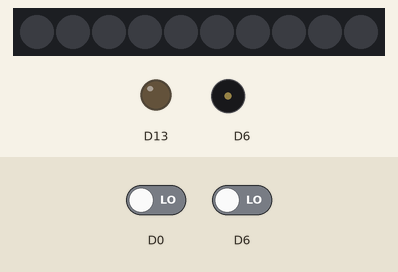
The sketch below on a simulated Adafruit Circuit Playground Express. On the bench: 10 RGB LEDs in strip order, left to right, output pins drawn as LEDs (lit = HIGH), buzzer (waves = sounding). The test bench sets the inputs (shaded band); at power-on: D6 LOW, D0 LOW. Dim RGB values are drawn brighter than linear.

Above: at 1.2 s.
1.3 s: D6 driven HIGH
At 2.2 s:
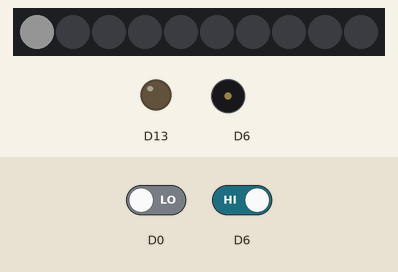
4.3 s: D0 driven HIGH
5.8 s: D0 driven LOW
At 7.7 s:
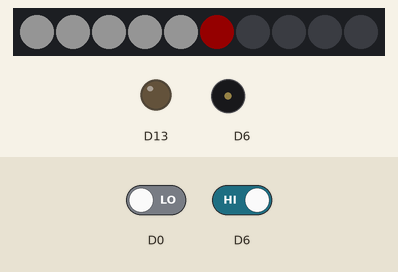
At 12.9 s:
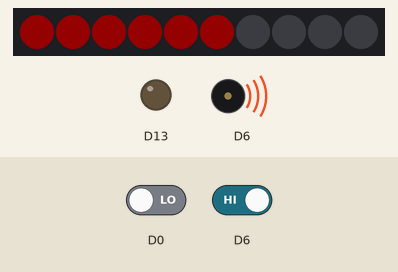
Timing chart, 0 to 14.4 s (numbered marks = the images above; inputs shaded):
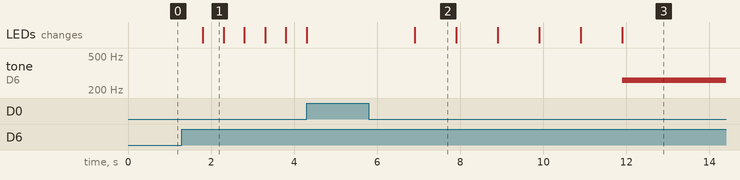

Measured:
- after the input at 1.3 s, the LEDs: change after 0.50 s (image 1)
- after the input at 5.8 s, tone on D6: silent → 261 Hz after 6.1 s; the LEDs: change after 1.1 s (image 2)
- what the display in image 1 shows lasts 0.5 s, from 1.8 s to 2.3 s
- what the display in image 2 shows lasts 1.0 s, from 6.9 s to 7.9 s

The sketch:

TimerProgram.ino
```cpp
#include <Adafruit_CircuitPlayground.h>

//ITERATION 1: Left external button sets timer variable, right internal turns timer on & resets timer, RIGHT BUTTON press and hold for complete reset

int pushButtonRight; //creates two variables for each pushbutton
int pushButtonLeft;
int timer = 0; //creates a timer variable

void setup() {
  Serial.begin(9600);
  CircuitPlayground.begin();
  pinMode(0, INPUT);
  pinMode(6, INPUT);
}

void loop() {
  //Setting the timer variable
  pushButtonLeft = digitalRead(6); //checks and writes the state of the left button
  if(pushButtonLeft) {
    delay(500); //brief buffer pause
    timer += 1000; //increases the timer by the timer interval (currently 10 minutes)
    CircuitPlayground.setPixelColor((timer/1000)-1, 255, 255, 255); //lights up one more LED
    if(timer>10000) {


      timer=0; //resets the timer once it reaches the maximum (currently 10 seconds)
      CircuitPlayground.clearPixels(); //resets all LEDS
    }
  }

  //Running the timer (press) or resetting completely (press and hold)
  pushButtonRight = digitalRead(0); //checks and writes the state of the right button
  if(pushButtonRight) {
    for(int y=0; y<=3000; y+=100) { //loops until 5 seconds have passed, in intervals of 100 milliseconds
      pushButtonRight = digitalRead(0); //checks and writes the state of the right button
      delay(100); //wait 100 milliseconds
      if(!(pushButtonRight) && timer>0) { //checks to see if the right button has been released
        y=0; //resets y, so that it doesn't have the same value the next time the right button is pressed
        for(int x=(timer/1000)-1; x>=0; x--) {
          delay(1000); //waits for one timer interval
          CircuitPlayground.setPixelColor(x, 255, 0, 0); //turns one LED red, as the timer intervals go down
        }
        //Timer ringing
        pushButtonRight = digitalRead(0); //checks and writes the state of the right button
        while(!(pushButtonRight)) {  //loops through the alarm tone, checking to see if the OFF button is pressed
          CircuitPlayground.playTone(261.626, 100); //plays beep alarm tone for 1/10 of a second
          pushButtonRight = digitalRead(0); //checks and writes the state of the right button
        }
        for(int i=0; i<= (timer/1000)-1; i++) {
          CircuitPlayground.setPixelColor(i, 255, 255, 255); //turns all of the red countdown LEDs white again, showing the timer is restarted
        }
      }
    }
      timer=0; //after 5 seconds, if the button was not released, resets timer variable
      CircuitPlayground.clearPixels(); //resets LEDs
  }
}
```
